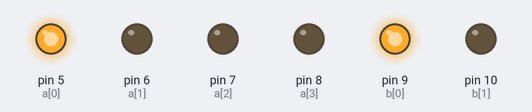
The sketch below on a simulated Arduino Uno, built with avr-gcc and run on an emulated ATmega328P. On the bench: output pins drawn as LEDs (lit = HIGH).

Above: at 0.15 s.
At 5.0 s:
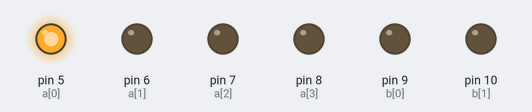
At 9.8 s:
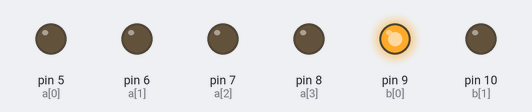
At 19.8 s:
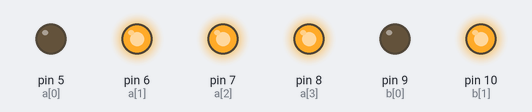
At 29.5 s:
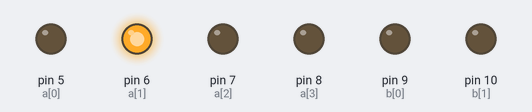
At 39.2 s:
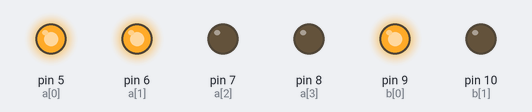
Timing chart, 0 to 40.0 s (numbered marks = the images above):
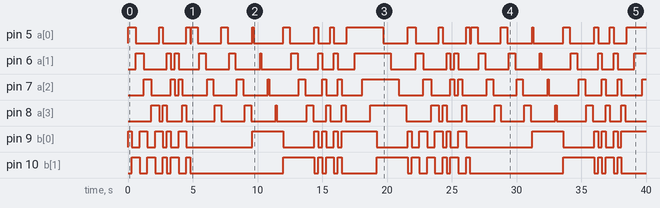

The sketch:

2x2x2.ino
```cpp
int a [] = {5, 6, 7, 8};                //vcc pins
int b [] = {9, 10};                     //gnd pins
void setup() {
  for (int i = 0; i <= 3; i++) {
    pinMode(a[i], OUTPUT);      // vcc pins
  }
  for (int i = 0; i < 2; i++) {
    pinMode(b[i], OUTPUT);      //gnd pins
  }

}
int dt = 300;               //  here i took dt as delay time common so that changing this value all the values are changed
                            //    so less effort it takes
void loop() {
  // led glows in series
  //led1
  digitalWrite(a[0], 1);
  digitalWrite(a[1], 0);
  digitalWrite(a[2], 0);
  digitalWrite(a[3], 0);
  digitalWrite(b[0], 1);
  digitalWrite(b[1], 0);
  delay (dt);
  //led5
  digitalWrite(a[0], 1);
  digitalWrite(a[1], 0);
  digitalWrite(a[2], 0);
  digitalWrite(a[3], 0);
  digitalWrite(b[0], 0);
  digitalWrite(b[1], 1);
  delay (dt);

  //led6
  digitalWrite(a[0], 0);
  digitalWrite(a[1], 1);
  digitalWrite(a[2], 0);
  digitalWrite(a[3], 0);
  digitalWrite(b[0], 0);
  digitalWrite(b[1], 1);
  delay (dt);

  //led2
  digitalWrite(a[0], 0);
  digitalWrite(a[1], 1);
  digitalWrite(a[2], 0);
  digitalWrite(a[3], 0);
  digitalWrite(b[0], 1);
  digitalWrite(b[1], 0);
  delay (dt);

  //led3
  digitalWrite(a[0], 0);
  digitalWrite(a[1], 0);
  digitalWrite(a[2], 1);
  digitalWrite(a[3], 0);
  digitalWrite(b[0], 1);
  digitalWrite(b[1], 0);
  delay (dt);

  //led7
  digitalWrite(a[0], 0);
  digitalWrite(a[1], 0);
  digitalWrite(a[2], 1);
  digitalWrite(a[3], 0);
  digitalWrite(b[0], 0);
  digitalWrite(b[1], 1);
  delay (dt);

  //led8
  digitalWrite(a[0], 0);
  digitalWrite(a[1], 0);
  digitalWrite(a[2], 0);
  digitalWrite(a[3], 1);
  digitalWrite(b[0], 0);
  digitalWrite(b[1], 1);
  delay (dt);

  //led4
  digitalWrite(a[0], 0);
  digitalWrite(a[1], 0);
  digitalWrite(a[2], 0);
  digitalWrite(a[3], 1);
  digitalWrite(b[0], 1);
  digitalWrite(b[1], 0);
  delay (dt);
  digitalWrite(a[3], 0);

  //next pattern
  //led1
  digitalWrite(a[0], 1);
  digitalWrite(a[1], 0);
  digitalWrite(a[2], 0);
  digitalWrite(a[3], 0);
  digitalWrite(b[0], 1);
  digitalWrite(b[1], 0);
  delay (dt);
  //led8
  digitalWrite(a[0], 0);
  digitalWrite(a[1], 0);
  digitalWrite(a[2], 0);
  digitalWrite(a[3], 1);
  digitalWrite(b[0], 0);
  digitalWrite(b[1], 1);
  delay (dt);

  //led2
  digitalWrite(a[0], 0);
  digitalWrite(a[1], 1);
  digitalWrite(a[2], 0);
  digitalWrite(a[3], 0);
  digitalWrite(b[0], 1);
  digitalWrite(b[1], 0);
  delay (dt);

  //led7
  digitalWrite(a[0], 0);
  digitalWrite(a[1], 0);
  digitalWrite(a[2], 1);
  digitalWrite(a[3], 0);
  digitalWrite(b[0], 0);
  digitalWrite(b[1], 1);
  delay (dt);

  //led6
  digitalWrite(a[0], 0);
  digitalWrite(a[1], 1);
  digitalWrite(a[2], 0);
  digitalWrite(a[3], 0);
  digitalWrite(b[0], 0);
  digitalWrite(b[1], 1);
  delay (dt);

  //led3
  digitalWrite(a[0], 0);
  digitalWrite(a[1], 0);
  digitalWrite(a[2], 1);
  digitalWrite(a[3], 0);
  digitalWrite(b[0], 1);
  digitalWrite(b[1], 0);
  delay (dt);

  //led4
  digitalWrite(a[0], 0);
  digitalWrite(a[1], 0);
  digitalWrite(a[2], 0);
  digitalWrite(a[3], 1);
  digitalWrite(b[0], 1);
  digitalWrite(b[1], 0);
  delay (dt);

  //led5
  digitalWrite(a[0], 1);
  digitalWrite(a[1], 0);
  digitalWrite(a[2], 0);
  digitalWrite(a[3], 0);
  digitalWrite(b[0], 0);
  digitalWrite(b[1], 1);
  delay (dt);
  digitalWrite(a[0], 0);
  v1();
  v2();
  v3();
  v4();

}

void v1() {
  digitalWrite(b[0], 0);
  digitalWrite(b[1], 0);
  for (int i = 0; i < 4; i++) {

    digitalWrite(a[i], 0);
    delay (100);
    digitalWrite(a[i], 1);
    delay (500);
    digitalWrite(a[i], 0);
  }
  digitalWrite(b[0], 0);
  digitalWrite(b[1], 0);
  for (int i = 0; i < 4; i++) {

    digitalWrite(a[i], 1);
    delay (500);
    digitalWrite(a[i], 0);
    delay (100);
  }
}
void v2() {
  digitalWrite(b[0], 1);
  digitalWrite(b[1], 0);
  for (int i = 0; i < 4; i++) {

    digitalWrite(a[i], 1);
    delay (100);
    digitalWrite(a[i], 0);
    delay (500);


  }
  digitalWrite(b[0], 0);
  digitalWrite(b[1], 1);
  for (int i = 0; i < 4; i++) {

    digitalWrite(a[i], 1);
    delay (500);
    digitalWrite(a[i], 0);
    delay (100);
  }
}
void v3() {
  //led1
  digitalWrite(a[0], 1);
  digitalWrite(a[1], 0);
  digitalWrite(a[2], 0);
  digitalWrite(a[3], 0);
  digitalWrite(b[0], 1);
  digitalWrite(b[1], 0);
  delay (dt);
  //led6
  digitalWrite(a[0], 0);
  digitalWrite(a[1], 1);
  digitalWrite(a[2], 0);
  digitalWrite(a[3], 0);
  digitalWrite(b[0], 0);
  digitalWrite(b[1], 1);
  delay (dt);
  //led3
  digitalWrite(a[0], 0);
  digitalWrite(a[1], 0);
  digitalWrite(a[2], 1);
  digitalWrite(a[3], 0);
  digitalWrite(b[0], 1);
  digitalWrite(b[1], 0);
  delay (dt);
  //led8
  digitalWrite(a[0], 0);
  digitalWrite(a[1], 0);
  digitalWrite(a[2], 0);
  digitalWrite(a[3], 1);
  digitalWrite(b[0], 0);
  digitalWrite(b[1], 1);
  delay (dt);

  //reversing
  //led1
  digitalWrite(a[0], 1);
  digitalWrite(a[1], 0);
  digitalWrite(a[2], 0);
  digitalWrite(a[3], 0);
  digitalWrite(b[0], 0);
  digitalWrite(b[1], 1);
  delay (dt);
  //led6
  digitalWrite(a[0], 0);
  digitalWrite(a[1], 1);
  digitalWrite(a[2], 0);
  digitalWrite(a[3], 0);
  digitalWrite(b[0], 1);
  digitalWrite(b[1], 0);
  delay (dt);
  //led3
  digitalWrite(a[0], 0);
  digitalWrite(a[1], 0);
  digitalWrite(a[2], 1);
  digitalWrite(a[3], 0);
  digitalWrite(b[0], 0);
  digitalWrite(b[1], 1);
  delay (dt);
  //led8
  digitalWrite(a[0], 0);
  digitalWrite(a[1], 0);
  digitalWrite(a[2], 0);
  digitalWrite(a[3], 1);
  digitalWrite(b[0], 1);
  digitalWrite(b[1], 0);
  delay (dt);
  digitalWrite(a[3], 0);
  digitalWrite(b[0], 0);
}
void v4() {
  digitalWrite(b[0], 1);
  digitalWrite(b[1], 0);
  for (int i = 0; i < 4; i++) {

    digitalWrite(a[i], 0);
    delay (100);
    digitalWrite(a[i], 1);
    delay (500);

  }
  digitalWrite(b[0], 0);
  digitalWrite(b[1], 1);
  for (int i = 0; i < 4; i++) {

    digitalWrite(a[i], 1);
    delay (500);
    digitalWrite(a[i], 0);
    delay (100);

  }
}
```

Measured:
- by itself, pin 5 (a[0]): LOW → HIGH at 0.00 s, → LOW 0.60 s later, → HIGH 1.8 s later, → LOW 0.30 s later, … (39 changes in this stretch)
- by itself, pin 6 (a[1]): LOW → HIGH at 0.60 s, → LOW 0.60 s later, → HIGH 1.8 s later, → LOW 0.30 s later, … (39 changes in this stretch)
- by itself, pin 7 (a[2]): LOW → HIGH at 1.2 s, → LOW 0.60 s later, → HIGH 1.5 s later, → LOW 0.30 s later, … (39 changes in this stretch)
- by itself, pin 8 (a[3]): LOW → HIGH at 1.8 s, → LOW 0.60 s later, → HIGH 0.30 s later, → LOW 0.30 s later, … (38 changes in this stretch)
- by itself, pin 9 (b[0]): LOW → HIGH at 0.00 s, → LOW 0.30 s later, → HIGH 0.60 s later, → LOW 0.60 s later, … (39 changes in this stretch)
- by itself, pin 10 (b[1]): LOW → HIGH at 0.30 s, → LOW 0.60 s later, → HIGH 0.60 s later, → LOW 0.60 s later, … (38 changes in this stretch)
